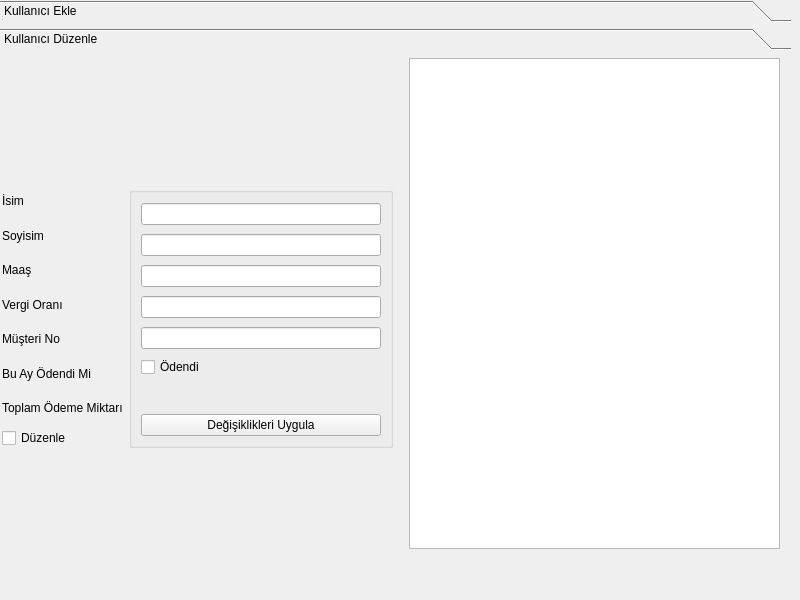
<?xml version="1.0" encoding="UTF-8"?>
<ui version="4.0">
 <class>managementdialog</class>
 <widget class="QDialog" name="managementdialog">
  <property name="geometry">
   <rect>
    <x>0</x>
    <y>0</y>
    <width>800</width>
    <height>600</height>
   </rect>
  </property>
  <property name="windowTitle">
   <string>Management System</string>
  </property>
  <widget class="QWidget" name="centralwidget">
   <property name="geometry">
    <rect>
     <x>0</x>
     <y>0</y>
     <width>791</width>
     <height>591</height>
    </rect>
   </property>
   <layout class="QGridLayout" name="gridLayout_4">
    <item row="0" column="0">
     <widget class="QToolBox" name="toolBox">
      <property name="currentIndex">
       <number>1</number>
      </property>
      <widget class="QWidget" name="userAdd">
       <property name="geometry">
        <rect>
         <x>0</x>
         <y>0</y>
         <width>789</width>
         <height>517</height>
        </rect>
       </property>
       <attribute name="label">
        <string>Kullanıcı Ekle</string>
       </attribute>
       <widget class="QWidget" name="layoutWidget">
        <property name="geometry">
         <rect>
          <x>0</x>
          <y>0</y>
          <width>771</width>
          <height>461</height>
         </rect>
        </property>
        <layout class="QVBoxLayout" name="verticalLayout">
         <item>
          <layout class="QHBoxLayout" name="layoutNameAndSurname">
           <item>
            <layout class="QHBoxLayout" name="layoutName">
             <item>
              <widget class="QLabel" name="labelName">
               <property name="text">
                <string>İsim</string>
               </property>
              </widget>
             </item>
             <item>
              <widget class="QLineEdit" name="txtBoxName"/>
             </item>
            </layout>
           </item>
           <item>
            <layout class="QHBoxLayout" name="layoutSurname">
             <item>
              <widget class="QLabel" name="labelSurname">
               <property name="text">
                <string>Soyisim</string>
               </property>
               <property name="buddy">
                <cstring>txtBoxSurname</cstring>
               </property>
              </widget>
             </item>
             <item>
              <widget class="QLineEdit" name="txtBoxSurname"/>
             </item>
            </layout>
           </item>
          </layout>
         </item>
         <item>
          <layout class="QHBoxLayout" name="layoutCheckAndButton">
           <item>
            <widget class="QLabel" name="labelRatio">
             <property name="text">
              <string>Vergi Oranı</string>
             </property>
             <property name="buddy">
              <cstring>txtBoxTaxRatio</cstring>
             </property>
            </widget>
           </item>
           <item>
            <widget class="QLineEdit" name="txtBoxTaxRatio">
             <property name="enabled">
              <bool>true</bool>
             </property>
            </widget>
           </item>
           <item>
            <widget class="QLabel" name="labelSalary">
             <property name="text">
              <string>Aylık Gelir</string>
             </property>
            </widget>
           </item>
           <item>
            <widget class="QLineEdit" name="txtBoxSalary"/>
           </item>
          </layout>
         </item>
         <item>
          <layout class="QHBoxLayout" name="layoutRatioAndSalary">
           <item>
            <layout class="QHBoxLayout" name="layoutRatio">
             <item>
              <spacer name="horizontalSpacer">
               <property name="orientation">
                <enum>Qt::Horizontal</enum>
               </property>
               <property name="sizeHint" stdset="0">
                <size>
                 <width>40</width>
                 <height>20</height>
                </size>
               </property>
              </spacer>
             </item>
             <item>
              <widget class="QCheckBox" name="cbPaid">
               <property name="text">
                <string>Ödedi</string>
               </property>
              </widget>
             </item>
            </layout>
           </item>
           <item>
            <layout class="QHBoxLayout" name="layoutSalary">
             <item>
              <widget class="QPushButton" name="btnAdd">
               <property name="text">
                <string>Ekle</string>
               </property>
              </widget>
             </item>
            </layout>
           </item>
          </layout>
         </item>
        </layout>
       </widget>
      </widget>
      <widget class="QWidget" name="userEdit">
       <property name="geometry">
        <rect>
         <x>0</x>
         <y>0</y>
         <width>789</width>
         <height>527</height>
        </rect>
       </property>
       <attribute name="label">
        <string>Kullanıcı Düzenle</string>
       </attribute>
       <widget class="QListWidget" name="lWUsers">
        <property name="geometry">
         <rect>
          <x>409</x>
          <y>2</y>
          <width>371</width>
          <height>491</height>
         </rect>
        </property>
       </widget>
       <widget class="QWidget" name="layoutWidget1">
        <property name="geometry">
         <rect>
          <x>2</x>
          <y>131</y>
          <width>391</width>
          <height>261</height>
         </rect>
        </property>
        <layout class="QGridLayout" name="gridLayout_3">
         <item row="0" column="0">
          <layout class="QGridLayout" name="gridLayout">
           <item row="0" column="0">
            <widget class="QLabel" name="lEditName">
             <property name="text">
              <string>İsim</string>
             </property>
            </widget>
           </item>
           <item row="1" column="0">
            <widget class="QLabel" name="lEditSurname">
             <property name="text">
              <string>Soyisim</string>
             </property>
            </widget>
           </item>
           <item row="2" column="0">
            <widget class="QLabel" name="lEditSalary">
             <property name="text">
              <string>Maaş</string>
             </property>
            </widget>
           </item>
           <item row="3" column="0">
            <widget class="QLabel" name="lEditTaxRatio">
             <property name="text">
              <string>Vergi Oranı</string>
             </property>
            </widget>
           </item>
           <item row="4" column="0">
            <widget class="QLabel" name="lEditCustomerNo">
             <property name="text">
              <string>Müşteri No</string>
             </property>
            </widget>
           </item>
           <item row="5" column="0">
            <widget class="QLabel" name="lEditPaid">
             <property name="text">
              <string>Bu Ay Ödendi Mi</string>
             </property>
            </widget>
           </item>
           <item row="6" column="0">
            <widget class="QLabel" name="lEditTotal">
             <property name="text">
              <string>Toplam Ödeme Miktarı</string>
             </property>
            </widget>
           </item>
           <item row="7" column="0">
            <widget class="QCheckBox" name="cbEdit">
             <property name="text">
              <string>Düzenle</string>
             </property>
            </widget>
           </item>
          </layout>
         </item>
         <item row="0" column="1">
          <widget class="QGroupBox" name="editInputs">
           <layout class="QGridLayout" name="editInputLayout">
            <item row="5" column="0">
             <widget class="QCheckBox" name="cbEdit_2">
              <property name="text">
               <string>Ödendi</string>
              </property>
              <property name="tristate">
               <bool>false</bool>
              </property>
             </widget>
            </item>
            <item row="4" column="0" alignment="Qt::AlignVCenter">
             <widget class="QLineEdit" name="txtBoxEditCustomerNo"/>
            </item>
            <item row="8" column="0">
             <widget class="QPushButton" name="applyChangesBtn">
              <property name="text">
               <string>Değişiklikleri Uygula</string>
              </property>
             </widget>
            </item>
            <item row="1" column="0" alignment="Qt::AlignVCenter">
             <widget class="QLineEdit" name="txtBoxEditSurname"/>
            </item>
            <item row="2" column="0" alignment="Qt::AlignVCenter">
             <widget class="QLineEdit" name="txtBoxEditSalary"/>
            </item>
            <item row="3" column="0" alignment="Qt::AlignVCenter">
             <widget class="QLineEdit" name="txtBoxEditTaxRatio"/>
            </item>
            <item row="0" column="0" alignment="Qt::AlignVCenter">
             <widget class="QLineEdit" name="txtBoxEditName"/>
            </item>
            <item row="6" column="0" alignment="Qt::AlignVCenter">
             <widget class="QLabel" name="lEditTotalValue">
              <property name="text">
               <string/>
              </property>
             </widget>
            </item>
           </layout>
          </widget>
         </item>
        </layout>
       </widget>
      </widget>
     </widget>
    </item>
   </layout>
  </widget>
  <widget class="QStatusBar" name="statusbar">
   <property name="geometry">
    <rect>
     <x>0</x>
     <y>0</y>
     <width>3</width>
     <height>22</height>
    </rect>
   </property>
  </widget>
 </widget>
 <tabstops>
  <tabstop>txtBoxName</tabstop>
  <tabstop>txtBoxSurname</tabstop>
  <tabstop>txtBoxTaxRatio</tabstop>
  <tabstop>txtBoxSalary</tabstop>
  <tabstop>cbPaid</tabstop>
  <tabstop>btnAdd</tabstop>
  <tabstop>lWUsers</tabstop>
  <tabstop>cbEdit</tabstop>
 </tabstops>
 <resources/>
 <connections/>
</ui>
